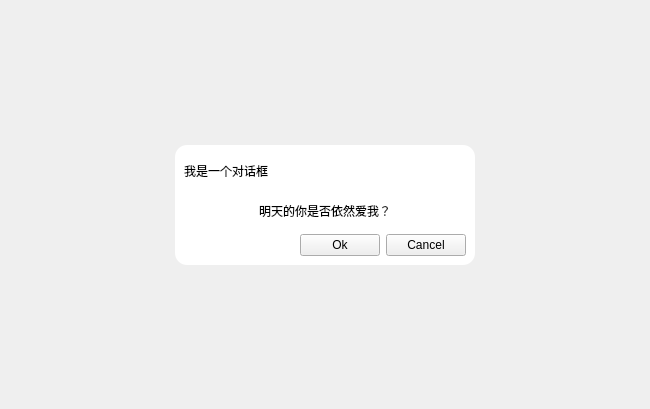
<?xml version="1.0" encoding="UTF-8"?>
<ui version="4.0">
 <class>Frame2</class>
 <widget class="QFrame" name="Frame2">
  <property name="geometry">
   <rect>
    <x>0</x>
    <y>0</y>
    <width>650</width>
    <height>409</height>
   </rect>
  </property>
  <property name="windowTitle">
   <string>Frame</string>
  </property>
  <property name="styleSheet">
   <string notr="true"/>
  </property>
  <layout class="QVBoxLayout" name="verticalLayout">
   <item>
    <spacer name="verticalSpacer">
     <property name="orientation">
      <enum>Qt::Vertical</enum>
     </property>
     <property name="sizeHint" stdset="0">
      <size>
       <width>20</width>
       <height>126</height>
      </size>
     </property>
    </spacer>
   </item>
   <item>
    <layout class="QHBoxLayout" name="horizontalLayout">
     <item>
      <spacer name="horizontalSpacer">
       <property name="orientation">
        <enum>Qt::Horizontal</enum>
       </property>
       <property name="sizeHint" stdset="0">
        <size>
         <width>40</width>
         <height>20</height>
        </size>
       </property>
      </spacer>
     </item>
     <item>
      <widget class="QFrame" name="frameDialog">
       <property name="minimumSize">
        <size>
         <width>300</width>
         <height>120</height>
        </size>
       </property>
       <property name="maximumSize">
        <size>
         <width>300</width>
         <height>120</height>
        </size>
       </property>
       <property name="styleSheet">
        <string notr="true">QFrame#frameDialog{
border-radius:12px;
background-color:white;
}</string>
       </property>
       <property name="frameShape">
        <enum>QFrame::StyledPanel</enum>
       </property>
       <property name="frameShadow">
        <enum>QFrame::Raised</enum>
       </property>
       <layout class="QVBoxLayout" name="verticalLayout_2">
        <item>
         <widget class="QLabel" name="label">
          <property name="text">
           <string>我是一个对话框</string>
          </property>
         </widget>
        </item>
        <item>
         <widget class="QLabel" name="label_2">
          <property name="text">
           <string>明天的你是否依然爱我？</string>
          </property>
          <property name="alignment">
           <set>Qt::AlignCenter</set>
          </property>
         </widget>
        </item>
        <item>
         <layout class="QHBoxLayout" name="horizontalLayout_2">
          <item>
           <spacer name="horizontalSpacer_3">
            <property name="orientation">
             <enum>Qt::Horizontal</enum>
            </property>
            <property name="sizeHint" stdset="0">
             <size>
              <width>40</width>
              <height>20</height>
             </size>
            </property>
           </spacer>
          </item>
          <item>
           <widget class="QPushButton" name="pushButton">
            <property name="text">
             <string>Ok</string>
            </property>
           </widget>
          </item>
          <item>
           <widget class="QPushButton" name="pushButton_2">
            <property name="text">
             <string>Cancel</string>
            </property>
           </widget>
          </item>
         </layout>
        </item>
       </layout>
      </widget>
     </item>
     <item>
      <spacer name="horizontalSpacer_2">
       <property name="orientation">
        <enum>Qt::Horizontal</enum>
       </property>
       <property name="sizeHint" stdset="0">
        <size>
         <width>40</width>
         <height>20</height>
        </size>
       </property>
      </spacer>
     </item>
    </layout>
   </item>
   <item>
    <spacer name="verticalSpacer_2">
     <property name="orientation">
      <enum>Qt::Vertical</enum>
     </property>
     <property name="sizeHint" stdset="0">
      <size>
       <width>20</width>
       <height>125</height>
      </size>
     </property>
    </spacer>
   </item>
  </layout>
 </widget>
 <resources/>
 <connections/>
</ui>
